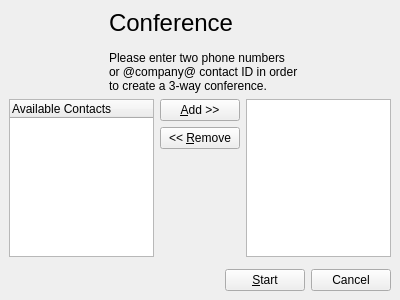
<ui version="4.0" >
 <author></author>
 <comment></comment>
 <exportmacro></exportmacro>
 <class>ConferenceInviteWidget</class>
 <widget class="QWidget" name="ConferenceInviteWidget" >
  <property name="geometry" >
   <rect>
    <x>0</x>
    <y>0</y>
    <width>400</width>
    <height>300</height>
   </rect>
  </property>
  <layout class="QGridLayout" >
   <property name="margin" >
    <number>9</number>
   </property>
   <property name="spacing" >
    <number>6</number>
   </property>
   <item row="2" column="0" >
    <spacer>
     <property name="orientation" >
      <enum>Qt::Vertical</enum>
     </property>
     <property name="sizeHint" >
      <size>
       <width>20</width>
       <height>40</height>
      </size>
     </property>
    </spacer>
   </item>
   <item row="0" column="0" >
    <widget class="QLabel" name="conferenceLabel" >
     <property name="palette" >
      <palette>
       <active>
        <color>
         <red>0</red>
         <green>0</green>
         <blue>0</blue>
        </color>
        <color>
         <red>212</red>
         <green>208</green>
         <blue>200</blue>
        </color>
        <color>
         <red>255</red>
         <green>255</green>
         <blue>255</blue>
        </color>
        <color>
         <red>234</red>
         <green>229</green>
         <blue>220</blue>
        </color>
        <color>
         <red>128</red>
         <green>128</green>
         <blue>128</blue>
        </color>
        <color>
         <red>141</red>
         <green>139</green>
         <blue>133</blue>
        </color>
        <color>
         <red>255</red>
         <green>255</green>
         <blue>255</blue>
        </color>
        <color>
         <red>255</red>
         <green>255</green>
         <blue>255</blue>
        </color>
        <color>
         <red>0</red>
         <green>0</green>
         <blue>0</blue>
        </color>
        <color>
         <red>255</red>
         <green>255</green>
         <blue>255</blue>
        </color>
        <color>
         <red>212</red>
         <green>208</green>
         <blue>200</blue>
        </color>
        <color>
         <red>64</red>
         <green>64</green>
         <blue>64</blue>
        </color>
        <color>
         <red>10</red>
         <green>36</green>
         <blue>106</blue>
        </color>
        <color>
         <red>255</red>
         <green>255</green>
         <blue>255</blue>
        </color>
        <color>
         <red>0</red>
         <green>0</green>
         <blue>255</blue>
        </color>
        <color>
         <red>255</red>
         <green>0</green>
         <blue>255</blue>
        </color>
        <color>
         <red>232</red>
         <green>232</green>
         <blue>232</blue>
        </color>
       </active>
       <inactive>
        <color>
         <red>0</red>
         <green>0</green>
         <blue>0</blue>
        </color>
        <color>
         <red>212</red>
         <green>208</green>
         <blue>200</blue>
        </color>
        <color>
         <red>255</red>
         <green>255</green>
         <blue>255</blue>
        </color>
        <color>
         <red>234</red>
         <green>229</green>
         <blue>220</blue>
        </color>
        <color>
         <red>128</red>
         <green>128</green>
         <blue>128</blue>
        </color>
        <color>
         <red>141</red>
         <green>139</green>
         <blue>133</blue>
        </color>
        <color>
         <red>255</red>
         <green>255</green>
         <blue>255</blue>
        </color>
        <color>
         <red>255</red>
         <green>255</green>
         <blue>255</blue>
        </color>
        <color>
         <red>0</red>
         <green>0</green>
         <blue>0</blue>
        </color>
        <color>
         <red>255</red>
         <green>255</green>
         <blue>255</blue>
        </color>
        <color>
         <red>212</red>
         <green>208</green>
         <blue>200</blue>
        </color>
        <color>
         <red>64</red>
         <green>64</green>
         <blue>64</blue>
        </color>
        <color>
         <red>212</red>
         <green>208</green>
         <blue>200</blue>
        </color>
        <color>
         <red>0</red>
         <green>0</green>
         <blue>0</blue>
        </color>
        <color>
         <red>0</red>
         <green>0</green>
         <blue>255</blue>
        </color>
        <color>
         <red>255</red>
         <green>0</green>
         <blue>255</blue>
        </color>
        <color>
         <red>232</red>
         <green>232</green>
         <blue>232</blue>
        </color>
       </inactive>
       <disabled>
        <color>
         <red>106</red>
         <green>104</green>
         <blue>100</blue>
        </color>
        <color>
         <red>212</red>
         <green>208</green>
         <blue>200</blue>
        </color>
        <color>
         <red>255</red>
         <green>255</green>
         <blue>255</blue>
        </color>
        <color>
         <red>233</red>
         <green>231</green>
         <blue>227</blue>
        </color>
        <color>
         <red>128</red>
         <green>128</green>
         <blue>128</blue>
        </color>
        <color>
         <red>141</red>
         <green>139</green>
         <blue>133</blue>
        </color>
        <color>
         <red>106</red>
         <green>104</green>
         <blue>100</blue>
        </color>
        <color>
         <red>255</red>
         <green>255</green>
         <blue>255</blue>
        </color>
        <color>
         <red>106</red>
         <green>104</green>
         <blue>100</blue>
        </color>
        <color>
         <red>212</red>
         <green>208</green>
         <blue>200</blue>
        </color>
        <color>
         <red>212</red>
         <green>208</green>
         <blue>200</blue>
        </color>
        <color>
         <red>0</red>
         <green>0</green>
         <blue>0</blue>
        </color>
        <color>
         <red>10</red>
         <green>36</green>
         <blue>106</blue>
        </color>
        <color>
         <red>255</red>
         <green>255</green>
         <blue>255</blue>
        </color>
        <color>
         <red>0</red>
         <green>0</green>
         <blue>255</blue>
        </color>
        <color>
         <red>255</red>
         <green>0</green>
         <blue>255</blue>
        </color>
        <color>
         <red>232</red>
         <green>232</green>
         <blue>232</blue>
        </color>
       </disabled>
      </palette>
     </property>
     <property name="acceptDrops" >
      <bool>true</bool>
     </property>
     <property name="text" >
      <string>&lt;span style=" font-size:18pt;">Conference&lt;/span>&lt;br />&lt;br />Please enter two phone numbers &lt;/p>&lt;p style=" margin-top:0px; margin-bottom:0px; margin-left:0px; margin-right:0px; -qt-block-indent:0; text-indent:0px;">or @company@ contact ID in order&lt;/p>&lt;p style=" margin-top:0px; margin-bottom:0px; margin-left:0px; margin-right:0px; -qt-block-indent:0; text-indent:0px;">to create a 3-way conference.&lt;/p></string>
     </property>
     <property name="indent" >
      <number>100</number>
     </property>
    </widget>
   </item>
   <item row="1" column="0" >
    <layout class="QGridLayout" >
     <property name="margin" >
      <number>0</number>
     </property>
     <property name="spacing" >
      <number>6</number>
     </property>
     <item row="0" column="1" >
      <widget class="QPushButton" name="addButton" >
       <property name="text" >
        <string>&amp;Add >></string>
       </property>
      </widget>
     </item>
     <item row="1" column="1" >
      <widget class="QPushButton" name="removeButton" >
       <property name="text" >
        <string>&lt;&lt; &amp;Remove</string>
       </property>
      </widget>
     </item>
     <item row="2" column="1" >
      <spacer>
       <property name="orientation" >
        <enum>Qt::Vertical</enum>
       </property>
       <property name="sizeHint" >
        <size>
         <width>20</width>
         <height>40</height>
        </size>
       </property>
      </spacer>
     </item>
     <item rowspan="3" row="0" column="0" >
      <widget class="QTreeWidget" name="contactListTreeWidget" >
       <property name="selectionMode" >
        <enum>QAbstractItemView::MultiSelection</enum>
       </property>
       <column>
        <property name="text" >
         <string>Available Contacts</string>
        </property>
       </column>
      </widget>
     </item>
     <item rowspan="3" row="0" column="2" >
      <widget class="QListWidget" name="conferenceListWidget" >
       <property name="selectionMode" >
        <enum>QAbstractItemView::MultiSelection</enum>
       </property>
      </widget>
     </item>
    </layout>
   </item>
   <item row="3" column="0" >
    <layout class="QGridLayout" >
     <property name="margin" >
      <number>0</number>
     </property>
     <property name="spacing" >
      <number>6</number>
     </property>
     <item row="0" column="0" >
      <spacer>
       <property name="orientation" >
        <enum>Qt::Horizontal</enum>
       </property>
       <property name="sizeHint" >
        <size>
         <width>40</width>
         <height>20</height>
        </size>
       </property>
      </spacer>
     </item>
     <item row="0" column="1" >
      <widget class="QPushButton" name="startButton" >
       <property name="text" >
        <string>&amp;Start</string>
       </property>
      </widget>
     </item>
     <item row="0" column="2" >
      <widget class="QPushButton" name="closeButton" >
       <property name="text" >
        <string>Cancel</string>
       </property>
      </widget>
     </item>
    </layout>
   </item>
  </layout>
 </widget>
 <pixmapfunction></pixmapfunction>
 <tabstops>
  <tabstop>contactListTreeWidget</tabstop>
  <tabstop>addButton</tabstop>
  <tabstop>removeButton</tabstop>
  <tabstop>conferenceListWidget</tabstop>
  <tabstop>startButton</tabstop>
  <tabstop>closeButton</tabstop>
 </tabstops>
 <resources>
  <include location="../../../../resources/wengophone.qrc" />
 </resources>
 <connections>
  <connection>
   <sender>closeButton</sender>
   <signal>clicked()</signal>
   <receiver>ConferenceInviteWidget</receiver>
   <slot>close()</slot>
   <hints>
    <hint type="sourcelabel" >
     <x>366</x>
     <y>278</y>
    </hint>
    <hint type="destinationlabel" >
     <x>397</x>
     <y>274</y>
    </hint>
   </hints>
  </connection>
 </connections>
</ui>
